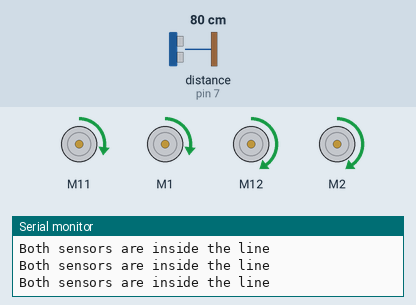
Bench run of a sketch on a simulated Arduino Uno, built with avr-gcc and run on an emulated ATmega328P. On the bench: 4 × DC motor (green arrow = forward, orange = backward, longer = faster), the last lines printed to the serial monitor. Inputs (shaded band) come from the test bench; at power-on: distance to the obstacle (sensor on pin 7) 80 cm.

Above: at 1.2 s.
1.3 s: distance to the obstacle (sensor on pin 7) set to 12 cm
2.8 s: distance to the obstacle (sensor on pin 7) set to 9 cm
At 3.4 s:
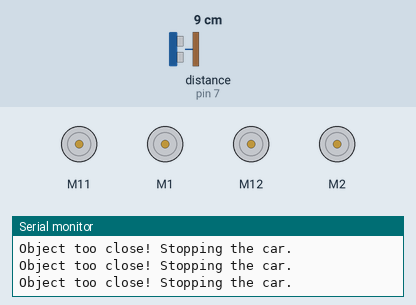
4.3 s: distance to the obstacle (sensor on pin 7) set to 35 cm
At 5.1 s:
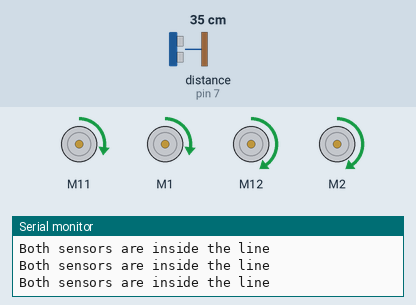
5.9 s: distance to the obstacle (sensor on pin 7) set to 2 cm
At 7.2 s:
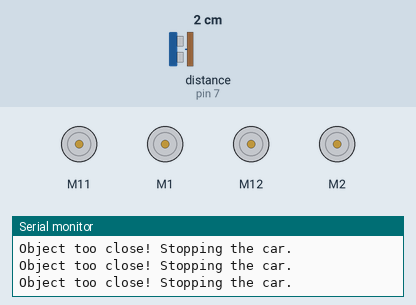
Timing chart, 0 to 8.5 s (numbered marks = the images above; inputs shaded):
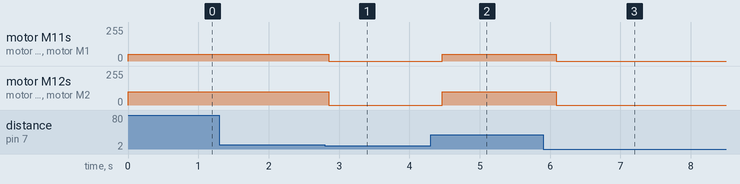

Measured:
- the behaviour switches between 11 and 10 cm on distance to the obstacle (sensor on pin 7) (found by bisection; images 0 and 1)
- after the input at 2.8 s, motor M11, motor M1: forward 50/255 → stopped after 0.05 s; motor M12, motor M2: forward 100/255 → stopped after 0.05 s
- after the input at 4.3 s, motor M11, motor M1: stopped → forward 50/255 after 0.17 s; motor M12, motor M2: stopped → forward 100/255 after 0.17 s
- after the input at 5.9 s, motor M11, motor M1: forward 50/255 → stopped after 0.19 s; motor M12, motor M2: forward 100/255 → stopped after 0.19 s

The sketch:

MakeBlockLineFollowingRobotSimple.ino
```cpp
#include "MeMegaPi.h"

MeUltrasonicSensor ultraSensor(PORT_7);
int thresholdDistance = 10; // Threshold distance

MeLineFollower lineFinder(PORT6);
MeMegaPiDCMotor motor1(PORT1A); // Left motor
MeMegaPiDCMotor motor2(PORT1B); // Left motor
MeMegaPiDCMotor motor3(PORT2A); // Right motor
MeMegaPiDCMotor motor4(PORT2B); // Right motor

uint8_t motorSpeed = 50;
uint8_t diffFactor = 50;
uint8_t diffFactorBackwards = 25; // Adjust this based on the difference between motors

void setup() {
  Serial.begin(9600);
}

void loop() {
  int distance = ultraSensor.distanceCm();

  // Check if the distance is below the threshold distance
  if (distance <= thresholdDistance) {
    Serial.println("Object too close! Stopping the car.");
    // Stop the car
    motor1.stop();
    motor2.stop();
    motor3.stop();
    motor4.stop();
  } else {
    // Continue with line following if distance is not below the threshold
    int sensorState = lineFinder.readSensors();
    switch(sensorState) {
      case S1_IN_S2_IN: // Both sensors are inside the line
        Serial.println("Both sensors are inside the line");
        // Move forward at adjusted speed
        motor1.run(motorSpeed);              // Left motor
        motor2.run(motorSpeed);              // Left motor
        motor3.run(motorSpeed + diffFactor); // Right motor
        motor4.run(motorSpeed + diffFactor); // Right motor
        break;
      case S1_IN_S2_OUT: // Left sensor is inside, right sensor is outside
        Serial.println("Sensor 1 is inside, Sensor 2 is outside");
        // Adjust to the left
        motor1.run(-motorSpeed);              // Left motor
        motor2.run(-motorSpeed);              // Left motor
        motor3.run(motorSpeed+ diffFactor);              // Right motor
        motor4.run(motorSpeed+ diffFactor);              // Right motor
        break;
      case S1_OUT_S2_IN: // Right sensor is inside, left sensor is outside
        Serial.println("Sensor 1 is outside, Sensor 2 is inside");
        // Adjust to the right
        motor1.run(motorSpeed+ diffFactor); // Left motor
        motor2.run(motorSpeed+ diffFactor); // Left motor
        motor3.run(-motorSpeed);              // Right motor
        motor4.run(-motorSpeed);              // Right motor
        break;
      case S1_OUT_S2_OUT: // Both sensors are outside the line
        Serial.println("Both sensors are outside the line");
        // Stop
        motor1.run(-motorSpeed+diffFactorBackwards);              // Left motor
        motor2.run(-motorSpeed+diffFactorBackwards);              // Left motor
        motor3.run(-motorSpeed); // Right motor
        motor4.run(-motorSpeed); // Right motor
        break;
      default:
        motor1.run(-motorSpeed+diffFactorBackwards);              // Left motor
        motor2.run(-motorSpeed+diffFactorBackwards);              // Left motor
        motor3.run(-motorSpeed); // Right motor
        motor4.run(-motorSpeed); // Right motor
        break;
    }
  }

  delay(200); // Adjust delay as necessary for responsiveness
}
```
